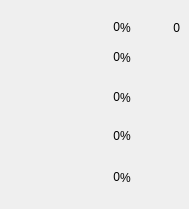
     <widget class="QWidget" name="scrollAreaWidgetContents_12">
      <property name="geometry">
       <rect>
        <x>0</x>
        <y>0</y>
        <width>189</width>
        <height>209</height>
       </rect>
      </property>
      <widget class="QLabel" name="label_46">
       <property name="geometry">
        <rect>
         <x>10</x>
         <y>115</y>
         <width>40</width>
         <height>40</height>
        </rect>
       </property>
       <property name="styleSheet">
        <string notr="true">border-image: url(:/images/engine/CrushRate.png);</string>
       </property>
       <property name="text">
        <string/>
       </property>
      </widget>
      <widget class="QLabel" name="dr_fan_impr_rate">
       <property name="geometry">
        <rect>
         <x>60</x>
         <y>10</y>
         <width>60</width>
         <height>33</height>
        </rect>
       </property>
       <property name="text">
        <string>0</string>
       </property>
       <property name="alignment">
        <set>Qt::AlignRight|Qt::AlignTrailing|Qt::AlignVCenter</set>
       </property>
      </widget>
      <widget class="QLabel" name="dr_fan_rate">
       <property name="geometry">
        <rect>
         <x>60</x>
         <y>40</y>
         <width>60</width>
         <height>33</height>
        </rect>
       </property>
       <property name="text">
        <string>0</string>
       </property>
       <property name="alignment">
        <set>Qt::AlignRight|Qt::AlignTrailing|Qt::AlignVCenter</set>
       </property>
      </widget>
      <widget class="QLabel" name="l_crushrate">
       <property name="geometry">
        <rect>
         <x>60</x>
         <y>120</y>
         <width>60</width>
         <height>31</height>
        </rect>
       </property>
       <property name="text">
        <string>0</string>
       </property>
       <property name="alignment">
        <set>Qt::AlignRight|Qt::AlignTrailing|Qt::AlignVCenter</set>
       </property>
      </widget>
      <widget class="QLabel" name="label_107">
       <property name="geometry">
        <rect>
         <x>10</x>
         <y>40</y>
         <width>40</width>
         <height>40</height>
        </rect>
       </property>
       <property name="styleSheet">
        <string notr="true">border-image: url(:/images/engine/draught_fan_rate.png);</string>
       </property>
       <property name="text">
        <string/>
       </property>
      </widget>
      <widget class="QLabel" name="label_106">
       <property name="geometry">
        <rect>
         <x>10</x>
         <y>6</y>
         <width>40</width>
         <height>40</height>
        </rect>
       </property>
       <property name="styleSheet">
        <string notr="true">border-image: url(:/images/engine/draught_fanimpurity_rate.png);</string>
       </property>
       <property name="text">
        <string/>
       </property>
      </widget>
      <widget class="QLabel" name="label_111">
       <property name="geometry">
        <rect>
         <x>10</x>
         <y>80</y>
         <width>40</width>
         <height>40</height>
        </rect>
       </property>
       <property name="styleSheet">
        <string notr="true">border-image: url(:/images/engine/DriftLoseRate.png);</string>
       </property>
       <property name="text">
        <string/>
       </property>
      </widget>
      <widget class="QLabel" name="drift_lose_rate">
       <property name="geometry">
        <rect>
         <x>60</x>
         <y>80</y>
         <width>60</width>
         <height>33</height>
        </rect>
       </property>
       <property name="text">
        <string>0</string>
       </property>
       <property name="alignment">
        <set>Qt::AlignRight|Qt::AlignTrailing|Qt::AlignVCenter</set>
       </property>
      </widget>
      <widget class="QLabel" name="impr_rate">
       <property name="geometry">
        <rect>
         <x>150</x>
         <y>13</y>
         <width>30</width>
         <height>30</height>
        </rect>
       </property>
       <property name="text">
        <string>0</string>
       </property>
       <property name="alignment">
        <set>Qt::AlignRight|Qt::AlignTrailing|Qt::AlignVCenter</set>
       </property>
      </widget>
      <widget class="QLabel" name="label_23">
       <property name="geometry">
        <rect>
         <x>120</x>
         <y>12</y>
         <width>30</width>
         <height>31</height>
        </rect>
       </property>
       <property name="text">
        <string>%</string>
       </property>
      </widget>
      <widget class="QLabel" name="label_29">
       <property name="geometry">
        <rect>
         <x>120</x>
         <y>42</y>
         <width>45</width>
         <height>31</height>
        </rect>
       </property>
       <property name="text">
        <string>%</string>
       </property>
      </widget>
      <widget class="QLabel" name="label_32">
       <property name="geometry">
        <rect>
         <x>120</x>
         <y>82</y>
         <width>45</width>
         <height>31</height>
        </rect>
       </property>
       <property name="text">
        <string>%</string>
       </property>
      </widget>
      <widget class="QLabel" name="label_41">
       <property name="geometry">
        <rect>
         <x>120</x>
         <y>120</y>
         <width>45</width>
         <height>31</height>
        </rect>
       </property>
       <property name="text">
        <string>%</string>
       </property>
      </widget>
      <widget class="QLabel" name="label_102">
       <property name="geometry">
        <rect>
         <x>120</x>
         <y>162</y>
         <width>45</width>
         <height>31</height>
        </rect>
       </property>
       <property name="text">
        <string>%</string>
       </property>
      </widget>
      <widget class="QLabel" name="label_88">
       <property name="geometry">
        <rect>
         <x>60</x>
         <y>160</y>
         <width>60</width>
         <height>33</height>
        </rect>
       </property>
       <property name="text">
        <string>0</string>
       </property>
       <property name="alignment">
        <set>Qt::AlignRight|Qt::AlignTrailing|Qt::AlignVCenter</set>
       </property>
      </widget>
      <widget class="QLabel" name="label_65">
       <property name="geometry">
        <rect>
         <x>10</x>
         <y>160</y>
         <width>39</width>
         <height>40</height>
        </rect>
       </property>
       <property name="styleSheet">
        <string notr="true">border-image: url(:/images/parameters/CutLossRate.png);</string>
       </property>
       <property name="text">
        <string/>
       </property>
      </widget>
     </widget>
